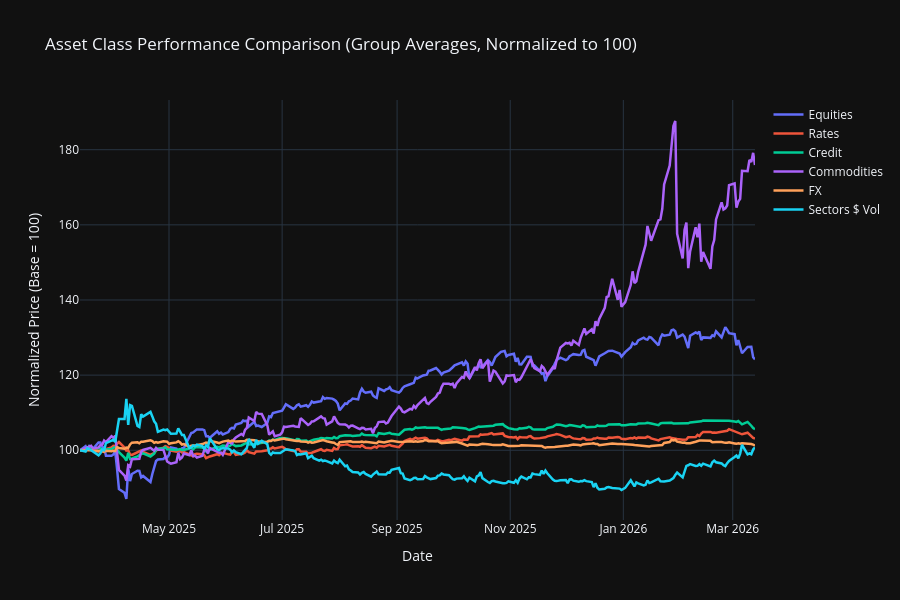

Write notebook code for a chart like this one.
### Code cell
#Calculate the average normalized performance for each asset class group
group_performance = {}

for group_name, group_tickers in groups.items():
    #take the average of all assets in the group for each day
    group_performance[group_name] = normalized[group_tickers].mean(axis = 1)

#convert to a DataGrame
group_df = pd.DataFrame(group_performance)

#create chart
fig = go.Figure()

for group_name in group_df.columns:
    fig.add_trace(go.Scatter(
        x = group_df.index,
        y = group_df[group_name],
        name = group_name,
        mode = 'lines',
        line = dict (width = 2.5)
    ))

#style chart
fig.update_layout(
    title = 'Asset Class Performance Comparison (Group Averages, Normalized to 100)',
    xaxis_title = 'Date',
    yaxis_title = 'Normalized Price (Base = 100)',
    height = 600,
    hovermode = 'x unified',
    template = 'plotly_dark'
)

fig.show()

### Figure 1 — Plotly figure (JSON) as saved in the notebook; plotly's stock layout.template omitted (floating-point values rounded to 4 significant figures; data arrays with more than 128 entries replaced by an {"elided": "..."} marker saying what was removed)
{"data": [{"line": {"width": 2.5}, "mode": "lines", "name": "Equities", "type": "scatter", "x": {"elided": "251 str values"}, "y": {"elided": "251 float values"}}, {"line": {"width": 2.5}, "mode": "lines", "name": "Rates", "type": "scatter", "x": {"elided": "251 str values"}, "y": {"elided": "251 float values"}}, {"line": {"width": 2.5}, "mode": "lines", "name": "Credit", "type": "scatter", "x": {"elided": "251 str values"}, "y": {"elided": "251 float values"}}, {"line": {"width": 2.5}, "mode": "lines", "name": "Commodities", "type": "scatter", "x": {"elided": "251 str values"}, "y": {"elided": "251 float values"}}, {"line": {"width": 2.5}, "mode": "lines", "name": "FX", "type": "scatter", "x": {"elided": "251 str values"}, "y": {"elided": "251 float values"}}, {"line": {"width": 2.5}, "mode": "lines", "name": "Sectors $ Vol", "type": "scatter", "x": {"elided": "251 str values"}, "y": {"elided": "251 float values"}}], "layout": {"height": 600, "hovermode": "x unified", "title": {"text": "Asset Class Performance Comparison (Group Averages, Normalized to 100)"}, "xaxis": {"title": {"text": "Date"}}, "yaxis": {"title": {"text": "Normalized Price (Base = 100)"}}}}
